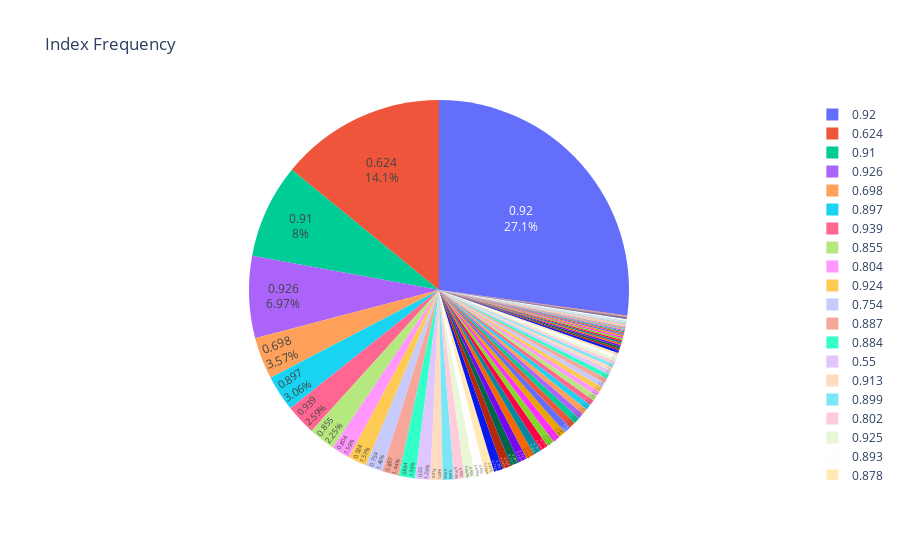

Write notebook code for a chart like this one.
### Code cell
fig = px.pie(data_df, values='frequency', names='index',
             title='Index Frequency')
fig.update_traces(textposition='inside', textinfo='percent+label')
fig.show()

### Figure 1 — Plotly figure (JSON) as saved in the notebook; plotly's stock layout.template omitted (floating-point values rounded to 4 significant figures)
{"data": [{"domain": {"x": [0, 1], "y": [0, 1]}, "hovertemplate": "index=%{label}<br>frequency=%{value}<extra></extra>", "labels": [0.92, 0.624, 0.91, 0.926, 0.698, 0.897, 0.939, 0.855, 0.804, 0.924, 0.754, 0.887, 0.884, 0.55, 0.913, 0.899, 0.802, 0.925, 0.893, 0.878, 0.743, 0.923, 0.896, 0.827, 0.579, 0.767, 0.762, 0.836, 0.682, 0.666, 0.89, 0.866, 0.689, 0.915, 0.843, 0.794, 0.527, 0.895, 0.776, 0.903, 0.949, 0.738, 0.558, 0.74, 0.555, 0.789, 0.727, 0.766, 0.848, 0.691, 0.847, 0.83, 0.856, 0.796, 0.84, 0.479, 0.647, 0.763, 0.722, 0.865, 0.764, 0.769, 0.795, 0.725, 0.448, 0.556, 0.739, 0.493, 0.64, 0.563, 0.516, 0.898, 0.745, 0.742, 0.921, 0.775, 0.701, 0.68, 0.735, 0.788, 0.73, 0.78, 0.518, 0.645, 0.512, 0.487, 0.693, 0.824, 0.649, 0.807, 0.781, 0.625, 0.664], "legendgroup": "", "name": "", "showlegend": true, "textinfo": "percent+label", "textposition": "inside", "type": "pie", "values": [5200, 2702, 1533, 1336, 683, 586, 497, 431, 304, 301, 280, 275, 266, 247, 197, 182, 175, 171, 160, 151, 146, 143, 140, 137, 135, 128, 128, 120, 119, 114, 113, 103, 102, 94, 94, 93, 92, 86, 82, 82, 79, 79, 75, 67, 63, 54, 53, 49, 47, 45, 41, 32, 32, 29, 29, 28, 27, 27, 27, 26, 24, 22, 20, 18, 17, 14, 14, 13, 13, 13, 12, 11, 10, 10, 10, 10, 9, 9, 8, 7, 7, 6, 6, 5, 5, 5, 4, 4, 4, 4, 3, 3, 1]}], "layout": {"legend": {"tracegroupgap": 0}, "title": {"text": "Index Frequency"}}}
